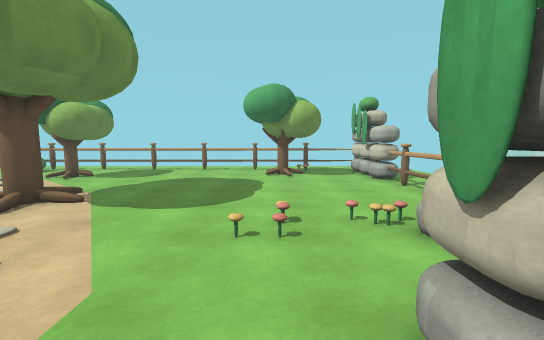
View 1 (above)

16 first-person views from a walk through a 3-D level made in the Unity game engine. The camera is 1.5 m above the floor, tilts 6° down and sees 90° across. The floor is counted in squares, 1 m on a side. Each view is taken from the middle of a square. On the plan, view 1 faces up. The plan holds only what a view shows up to about 14 squares ahead; the rest is blank. The place goes on beyond the plan. Surface patterns are stand-ins for the level's own textures.

View 2
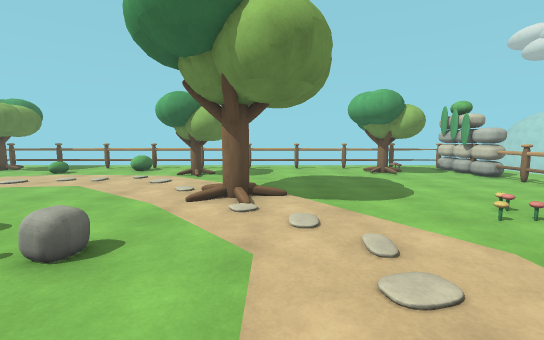

View 3
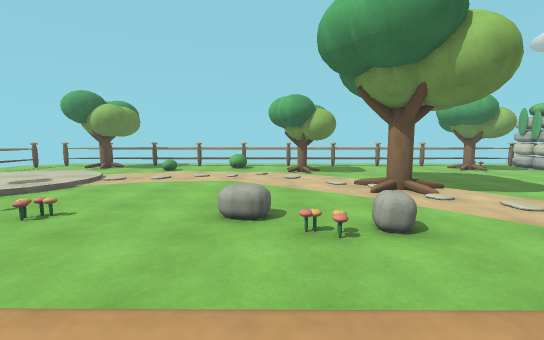

View 4
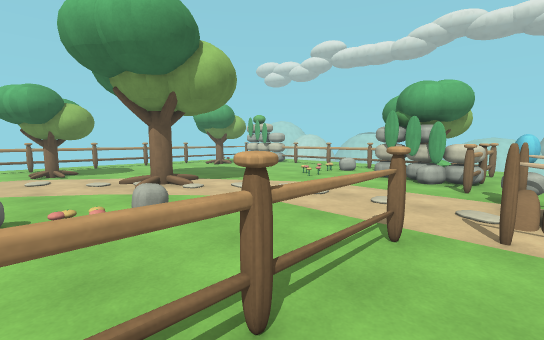

View 5
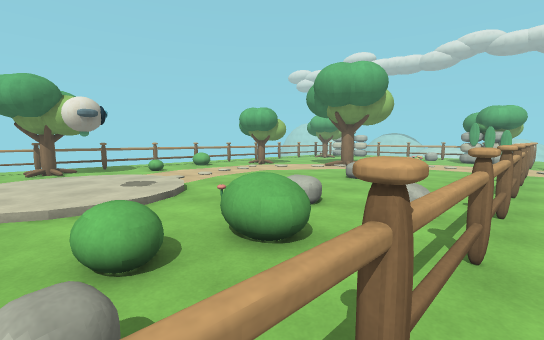

View 6
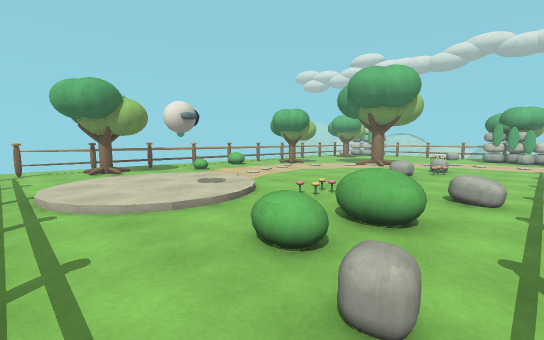

View 7
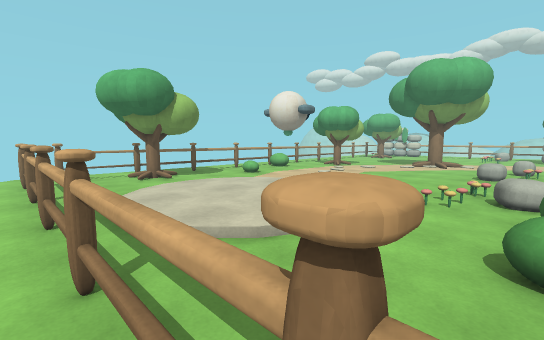

View 8
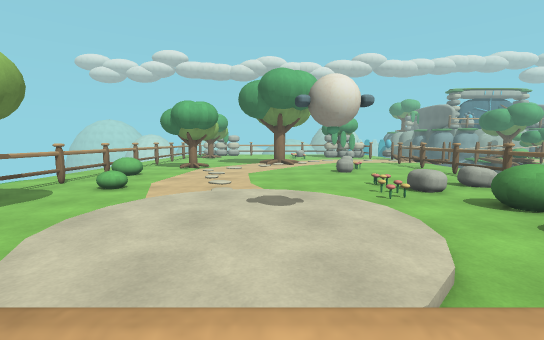

View 9
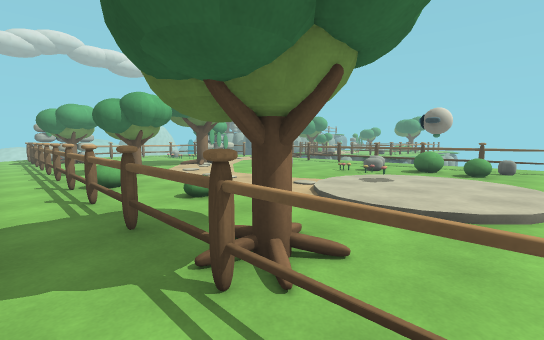

View 10
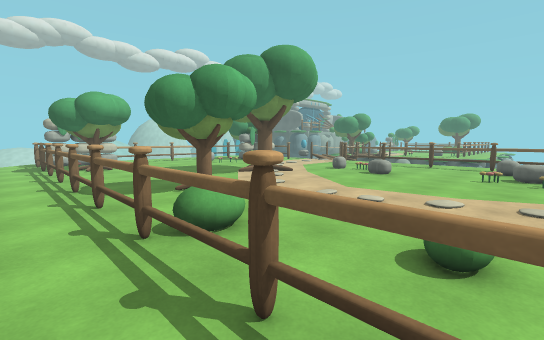

View 11
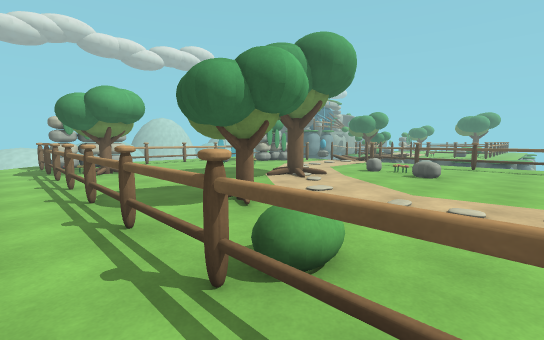

View 12
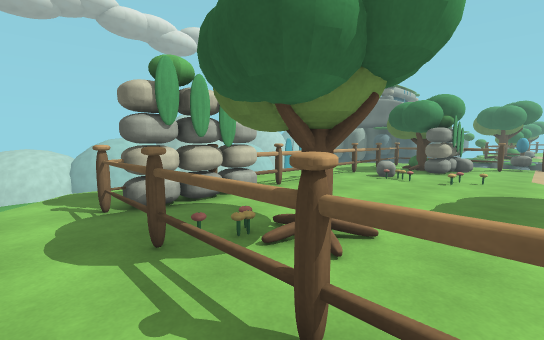

View 13
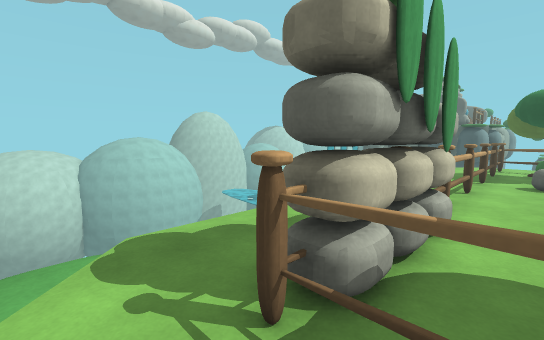

View 14
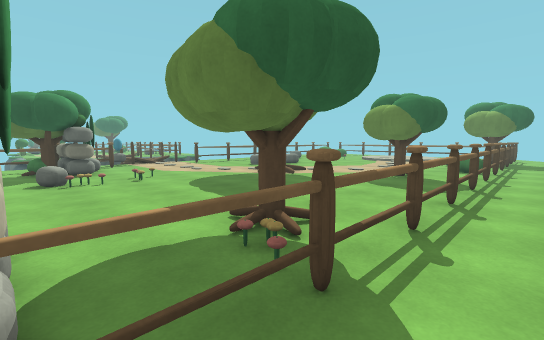

View 15
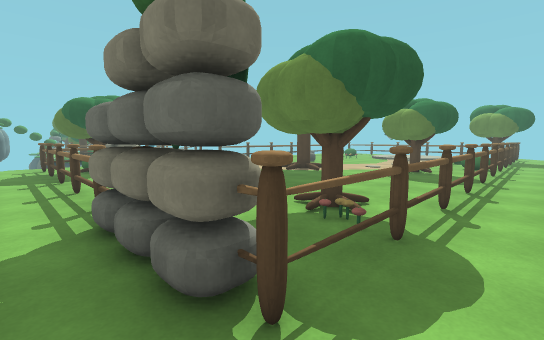

View 16
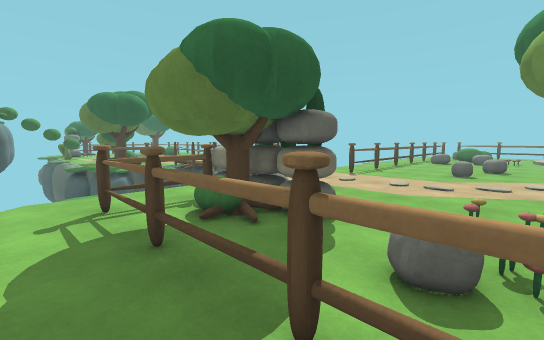

### Floor plan
Key: @ floor where view 1 was taken; # wall or solid block; x gap in a wall; . main floor; : floor 0.25 m higher than the main floor; / step, stairs or slope; ^ raised ledge; v drop or lower ground; T thing the floor can be seen under or through; O other object.
Columns run from 24 left of view 1 to 7 right of it. Each row starts with its distance up from view 1.
 16 ................................
 15 ..##..######.##x####TTTTTTTT....
 14 ....OO......^.............O.TT..
 13 .#..OO......^...........OOO.TT..
 12 .#.......:.....OO.......OO..TT..
 11 .#.............OO...........T#..
 10 .#./::/......................#.
  9 .#/::::/.....................#.
  8 .#::::::.....................#..
  7 .#::::::..........O..........#..
  6 .#/:OO:/..........O..........#..
  5 .#./::/.................OOO..#.
  4 .#.....OO....O.........OO..O.#.
  3 .#.....OOOO..O..O............#.
  2 .#..^.^.O......O.........##..#.
  1   ..^.^..................#OO.#.
  0   .O.....O..............@O##.#.
 -1  .#######.#####x###.....#^^##..
 -2   .............................
 -3               . ...#.:##. .....
 -4                             .v

Where each view was taken, in squares from view 1:
view 1: 0 up, 0 right, facing up
view 2: 1 down, 5 left, facing up
view 3: 2 down, 10 left, facing up
view 4: 3 down, 10 left, facing up-right
view 5: 2 down, 21 left, facing up-right
view 6: 1 down, 23 left, facing up-right
view 7: 2 up, 24 left, facing up-right
view 8: 7 up, 24 left, facing right
view 9: 16 up, 22 left, facing down-right
view 10: 16 up, 16 left, facing down-right
view 11: 16 up, 14 left, facing down-right
view 12: 16 up, 2 left, facing down-right
view 13: 16 up, 3 right, facing down-right
view 14: 16 up, 4 right, facing down-left
view 15: 16 up, 6 right, facing down-left
view 16: 5 up, 6 right, facing down-left
